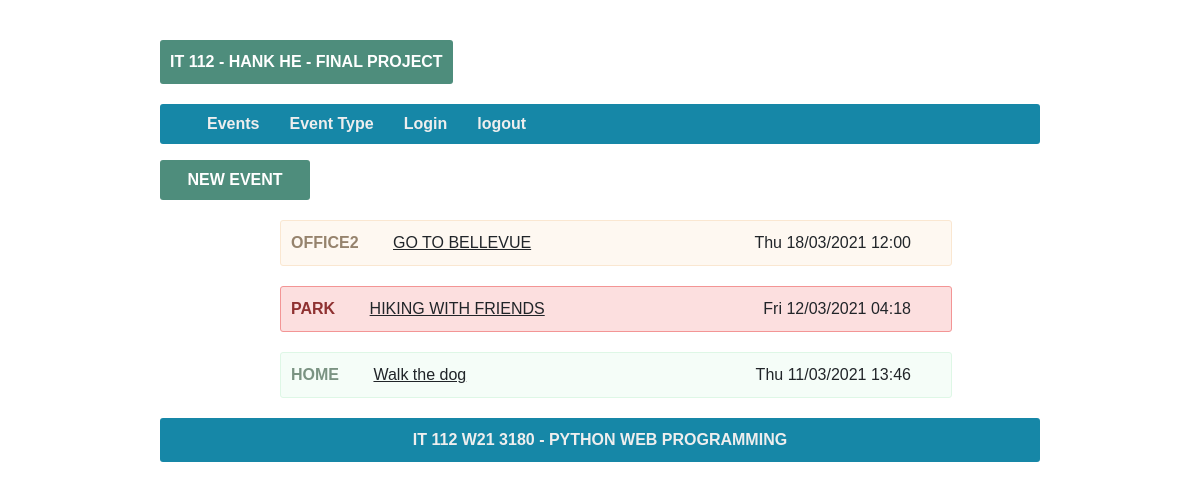
Before: / with the older database file.
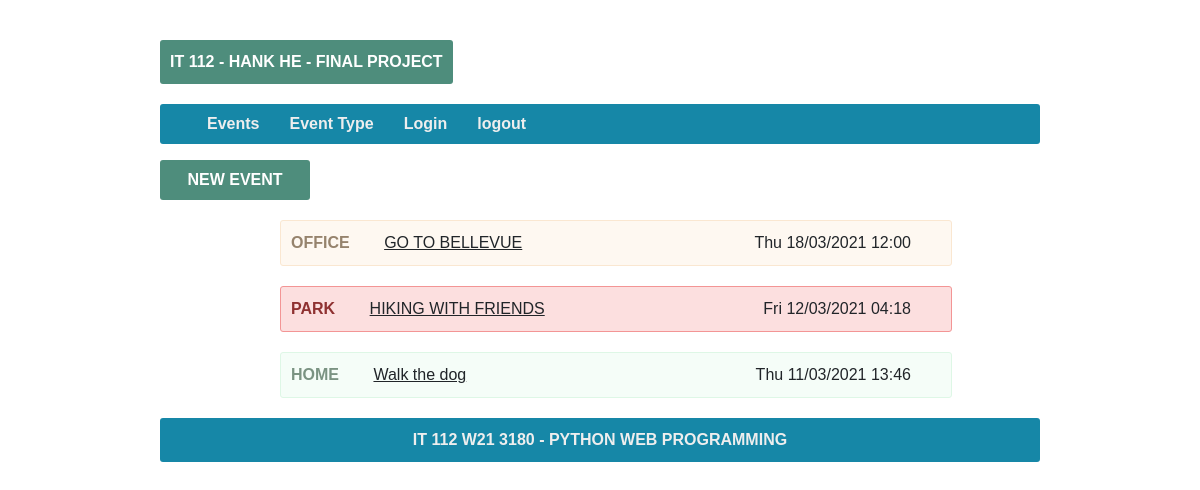
After: the same page with the newer database file.
### toDoList/models.py (models this page shows, shortened)
class Event(models.Model):
    title = models.CharField(max_length=200)
    time = models.DateTimeField()
    description = models.TextField()
    eventType = models.ForeignKey(EventType, on_delete=models.CASCADE)
    createdByUser = models.ForeignKey(User, on_delete=models.CASCADE)
    createdTime = models.DateTimeField(auto_now_add=True)
    class Meta:
        db_table = 'Event'
        verbose_name_plural = 'Events'
        ordering = ["createdTime"]

class EventType(models.Model):
    name = models.CharField(max_length=200)
    color = models.CharField(max_length=200)
    createdTime = models.DateTimeField(auto_now_add=True)
    createdByUser = models.ForeignKey(User, on_delete=models.CASCADE)
    class Meta:
        db_table = 'EventType'
        verbose_name_plural = 'EventTypes'
        ordering = ["createdTime"]

### toDoList/views.py (the view)
# urls.py: path('', index, name='index'),
def index(request):
    try:
        msg = request.session.get("msg")
        if(msg != None):
            del request.session["msg"]
        eventlist = Event.objects.all()
        eventTypeCount = EventType.objects.count()
        return render(request, 'index.html', {"title": "Event List", "navs": navs, "eventlist": eventlist, "eventTypeCount": eventTypeCount, "msg": msg})
    except:
        return redirect('error')

### toDoList/templatetags/custom_filters.py (called while the page is built)
@register.filter(name='licss', is_safe=True)
def licss(value):
    rgb_tuple = hex_to_rgb(value)
    bgColor = "rgba(%s, %s, %s, 0.3)" % (
        rgb_tuple[0], rgb_tuple[1], rgb_tuple[2])
    style = "border-color: %s;background-color: %s;" % (value, bgColor)
    return style

@register.filter(name='typecss', is_safe=True)
def typecss(value):
    rgb_tuple = hex_to_rgb(value)
    return "color:rgb(%s,%s,%s)" % (deepColor(rgb_tuple[0]), deepColor(rgb_tuple[1]), deepColor(rgb_tuple[2]))

def hex_to_rgb(value):
    value = value.lstrip('#')
    lv = len(value)
    return tuple(int(value[i:i+lv//3], 16) for i in range(0, lv, lv//3))

def deepColor(value):
    value -= 100
    return value if value > 0 else 0

### toDoList/templates/index.html (shortened to what this page needs)
{% extends 'base.html' %}
{% load static %}
{% load custom_filters %}
{% block css %}
<link href={% static 'css/index.css' %} rel="stylesheet" type="text/css"/>
{% endblock %}
{% block content %}
<div>
    <p><a class="event-new" onclick="eventNew({{eventTypeCount}},'{% url 'eventsave' %}')">NEW EVENT</a></p>
    <ul id="event-ul">
        {% for event in eventlist %}
            <li class="event-li" style="{{ event.eventType.color | licss }}" onclick="detailpage('{% url 'eventsave' reqid=event.id %}')" onmouseleave="eventListMouseLeave(this)" onmouseover="eventListMouseOver(this,'{{event.eventType.color}}')">
                <span class="span-type" style="{{event.eventType.color | typecss}}">{{ event.eventType.name }}</span>
                <span class="event-title"> {{event.title}}</span>
                <span class="event-time">{{event.time | date:"D  d/m/Y H:i" }}</span>
            </li>
        {% empty %}
            <li class="event-empty">
            NONE OF DATA
            </li>
        {% endfor %}
    </ul>
</div>
{% endblock %}

Changed rows visible on the page:
changed through a linked row, Event "GO TO BELLEVUE": eventType.name "OFFICE2" → "OFFICE"
